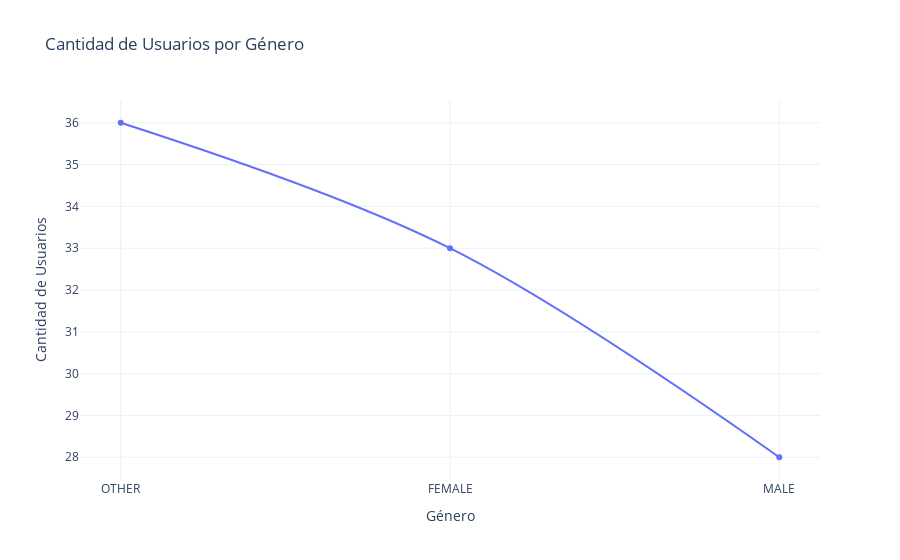

The notebook cell saved with this chart:
### Code cell
import pandas as pd
import plotly.express as px

# Asegurarse de que la columna 'gender' sea categórica
df_users['gender'] = df_users['gender'].astype('category')

# Calcular la cantidad de usuarios por género
gender_counts = df_users['gender'].value_counts().reset_index()
gender_counts.columns = ['gender', 'count']  # Renombrar columnas para claridad

# Crear gráfico de líneas interactivo
fig = px.line(
    gender_counts,
    x='gender',           # Géneros en el eje X
    y='count',            # Cantidad de usuarios en el eje Y
    title='Cantidad de Usuarios por Género',
    markers=True,         # Agregar marcadores en los puntos de datos
    line_shape='spline',  # Curvas suaves en la línea
    color_discrete_sequence=["#636EFA"],  # Color personalizado para la línea
)

# Personalizar etiquetas y diseño
fig.update_layout(
    xaxis_title="Género",
    yaxis_title="Cantidad de Usuarios",
    template="plotly_white"  # Plantilla limpia y moderna
)

# Mostrar el gráfico interactivo
fig.show()

### Figure 1 — Plotly figure (JSON) as saved in the notebook; plotly's stock layout.template omitted (floating-point values rounded to 4 significant figures)
{"data": [{"hovertemplate": "gender=%{x}<br>count=%{y}<extra></extra>", "legendgroup": "", "line": {"color": "#636EFA", "dash": "solid", "shape": "spline"}, "marker": {"symbol": "circle"}, "mode": "lines+markers", "name": "", "orientation": "v", "showlegend": false, "type": "scatter", "x": ["OTHER", "FEMALE", "MALE"], "xaxis": "x", "y": [36, 33, 28], "yaxis": "y"}], "layout": {"legend": {"tracegroupgap": 0}, "title": {"text": "Cantidad de Usuarios por Género"}, "xaxis": {"anchor": "y", "domain": [0, 1], "title": {"text": "Género"}}, "yaxis": {"anchor": "x", "domain": [0, 1], "title": {"text": "Cantidad de Usuarios"}}}}
